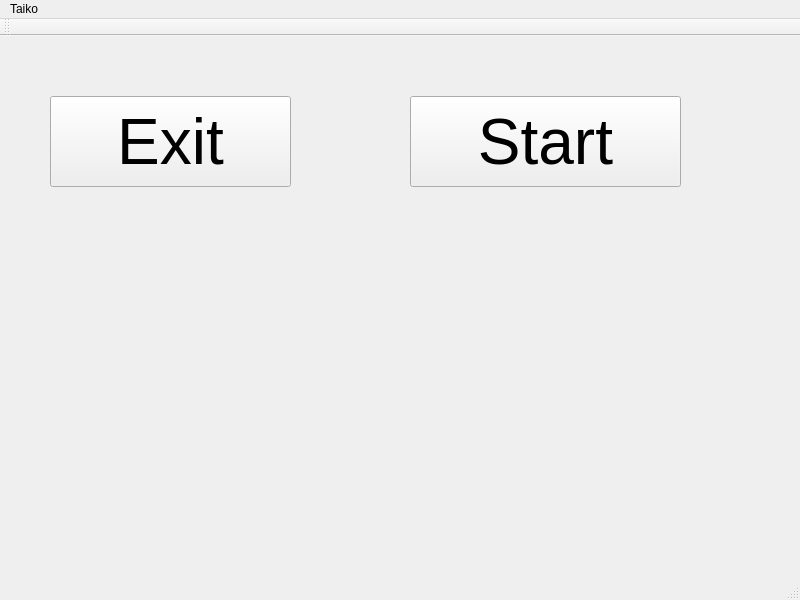
<?xml version="1.0" encoding="UTF-8"?>
<ui version="4.0">
 <class>MainWindow</class>
 <widget class="QMainWindow" name="MainWindow">
  <property name="geometry">
   <rect>
    <x>0</x>
    <y>0</y>
    <width>800</width>
    <height>600</height>
   </rect>
  </property>
  <property name="windowTitle">
   <string>MainWindow</string>
  </property>
  <widget class="QWidget" name="centralWidget">
   <widget class="QPushButton" name="ExitButton">
    <property name="geometry">
     <rect>
      <x>50</x>
      <y>60</y>
      <width>241</width>
      <height>91</height>
     </rect>
    </property>
    <property name="font">
     <font>
      <pointsize>48</pointsize>
     </font>
    </property>
    <property name="text">
     <string>Exit</string>
    </property>
   </widget>
   <widget class="QPushButton" name="StartButton">
    <property name="geometry">
     <rect>
      <x>410</x>
      <y>60</y>
      <width>271</width>
      <height>91</height>
     </rect>
    </property>
    <property name="font">
     <font>
      <pointsize>48</pointsize>
     </font>
    </property>
    <property name="text">
     <string>Start</string>
    </property>
    <property name="iconSize">
     <size>
      <width>100</width>
      <height>40</height>
     </size>
    </property>
   </widget>
  </widget>
  <widget class="QMenuBar" name="menuBar">
   <property name="geometry">
    <rect>
     <x>0</x>
     <y>0</y>
     <width>800</width>
     <height>25</height>
    </rect>
   </property>
   <widget class="QMenu" name="menuTaiko">
    <property name="title">
     <string>Taiko</string>
    </property>
   </widget>
   <addaction name="menuTaiko"/>
  </widget>
  <widget class="QToolBar" name="mainToolBar">
   <attribute name="toolBarArea">
    <enum>TopToolBarArea</enum>
   </attribute>
   <attribute name="toolBarBreak">
    <bool>false</bool>
   </attribute>
  </widget>
  <widget class="QStatusBar" name="statusBar"/>
 </widget>
 <layoutdefault spacing="6" margin="11"/>
 <resources/>
 <connections/>
 <slots>
  <slot>slot1()</slot>
 </slots>
</ui>
